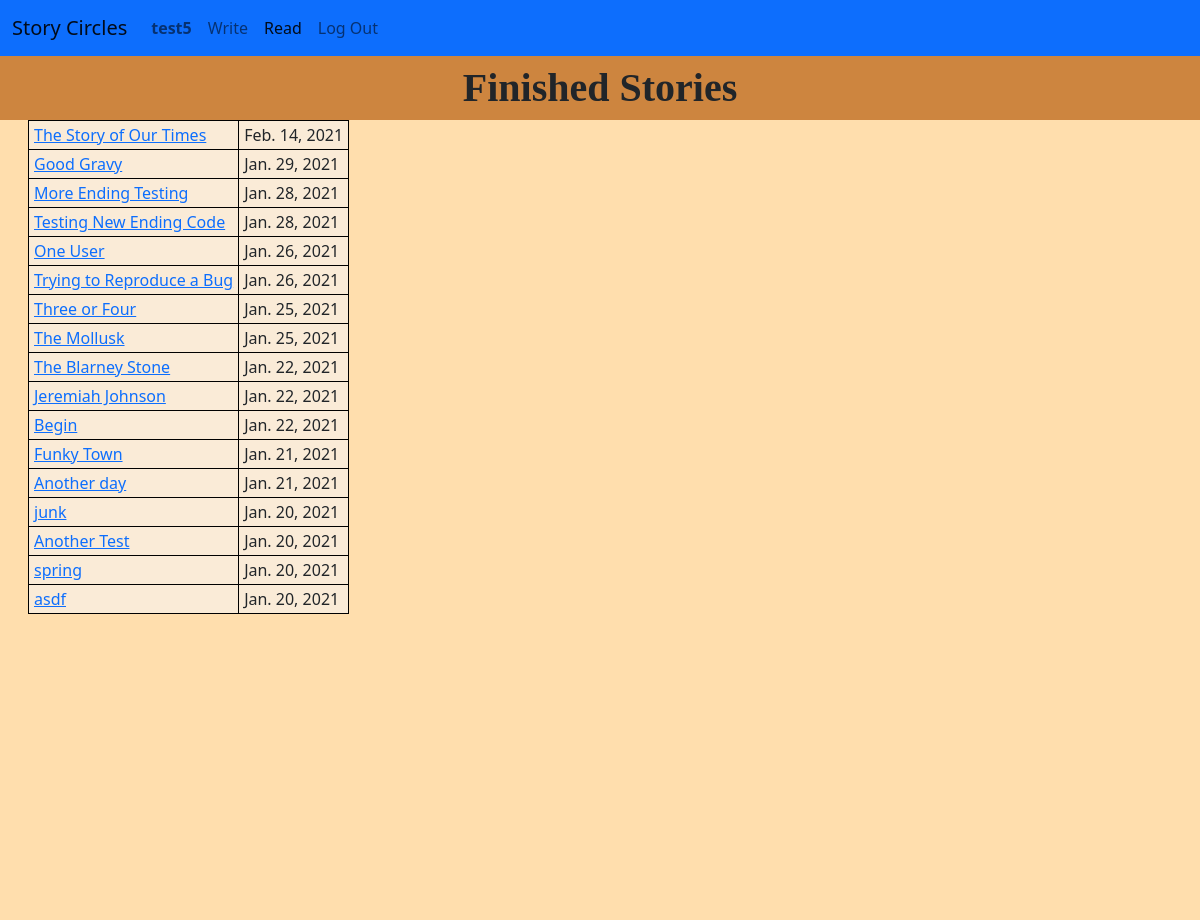
Screenshot of /circle/stories (signed in) with the database file from the repository.
### circle/models.py (models this page shows, shortened)
class User(AbstractUser):
    user_since = models.DateTimeField(blank=False, auto_now_add=True)
    liked_stories = models.ManyToManyField(
        "Story",
        related_name="liked_by",
        blank=True,
    )
    def get_absolute_url(self):
        return reverse('user', args=[self.pk])

class Story(models.Model):
    title = models.TextField(unique=True)
    authors = models.ManyToManyField(
        User,
        related_name="stories",
        blank=True
    )
    text = models.TextField()
    start_time = models.DateTimeField(blank=True, null=True)
    finish_time = models.DateTimeField(blank=True, null=True)
    finished = models.BooleanField(default=False)
    def get_absolute_url(self):
        if self.finished:
            return reverse('finished_story', args = [self.pk])
        else:
            return reverse('circle', args = [self.circle.pk])
    """ Return the text as html with "\n\n" converted to paragraph breaks """

### circle/views.py (the view)
# urls.py: path('stories', views.FinishedStoryListView.as_view(), name='finished_stories'),
class FinishedStoryListView(LoginRequiredMixin, ListView):
    model = Story
    template_name = "circle/finishedstory_list.html"
    queryset = Story.objects.filter(finished=True).order_by('-finish_time')
    context_object_name = 'stories'

### circle/templates/circle/finishedstory_list.html (shortened to what this page needs)
{% extends "circle/layout.html" %}
{% load static %}
{% block fullwidth %}
    <h1 class="page-title">
        Finished Stories
    </h1>
{% endblock %}
{% block body %}
<div class="row h-100">
    <div class="col">
        {% include "circle/include/finished_story_table.html" %}
    </div>
</div>
{% endblock %}

### circle/templates/circle/layout.html (shortened to what this page needs)
{% load static %}
<!DOCTYPE html>
<html lang="en">
    <head>
        <link href="https://cdn.jsdelivr.net/npm/bootstrap@5.0.0-beta1/dist/css/bootstrap.min.css" rel="stylesheet">
        <link href="{% static 'circle/styles.css' %}" rel="stylesheet">
    </head>
    <body>
        <nav class="navbar navbar-expand-md navbar-light bg-primary">
            <div class="container-fluid">
                <a class="navbar-brand" href="{% url 'index' %}">Story Circles</a>
                <div class="collapse navbar-collapse" id="navbarToggle">
                    <ul class="navbar-nav me-auto">
                        {% if user.is_authenticated %}
                        <li class="nav-item">
                            <a class="nav-link" id="current-user-nav" href="{{ user.get_absolute_url }}"><strong>{{ user.username }}</strong></a>
                        </li>
                        <li class="nav-item">
                            <a class="nav-link" id="write-nav" href="{% url 'index' %}">Write</a>
                        </li>
                        <li class="nav-item">
                            <a class="nav-link" id="read-nav" href="{% url 'finished_stories' %}">Read</a>
                        </li>
                        <li class="nav-item">
                            <a class="nav-link" href="{% url 'logout' %}">Log Out</a>
                        </li>
                        {% endif %}
                    </ul>
                </div>
            </div>
        </nav>
            {% block fullwidth %}
            {% endblock %}
            <div id="content-container" class="content-container container-xxl h-100">
                {% block body %}
                {% endblock %}
            </div>
    </body>
</html>

### circle/templates/circle/include/finished_story_table.html
<table class="finished-story-table">
    {% for story in stories %}
    <tr>
        <td class="finished-story-title">
            <a href="{{ story.get_absolute_url }}">{{ story.title }}</a>
        </td>
        <td class="finished-story-date">
            {{ story.finish_time.date }}
        </td>
    </tr>
    {% endfor %}
</table>

### circle/static/circle/styles.css (style rules this page uses)
html, body { height: 100%; }
body { background-color: BurlyWood; }
#content-container { background-color: NavajoWhite; }
h1 { margin-top: 0.5rem; text-align: center; font-weight: bold; font-family: "Times New Roman", serif; }
.page-title { background-color: Peru; margin: 0; padding: 0.5rem; }
table { background-color: AntiqueWhite; border-collapse: collapse; margin-left: 1rem; }
table, th, td { border: 1px solid black; padding: 2px 5px; }

### rows the page displays
User: username "test5"
Story: title "The Story of Our Times", finish_time "Feb. 14, 2021"
Story: title "Good Gravy", finish_time "Jan. 29, 2021"
Story: title "More Ending Testing", finish_time "Jan. 28, 2021"
Story: title "Testing New Ending Code", finish_time "Jan. 28, 2021"
Story: title "One User", finish_time "Jan. 26, 2021"
Story: title "Trying to Reproduce a Bug", finish_time "Jan. 26, 2021"
Story: title "Three or Four", finish_time "Jan. 25, 2021"
Story: title "The Mollusk", finish_time "Jan. 25, 2021"
Story: title "The Blarney Stone", finish_time "Jan. 22, 2021"
Story: title "Jeremiah Johnson", finish_time "Jan. 22, 2021"
Story: title "Begin", finish_time "Jan. 22, 2021"
Story: title "Funky Town", finish_time "Jan. 21, 2021"
Story: title "Another day", finish_time "Jan. 21, 2021"
Story: title "junk", finish_time "Jan. 20, 2021"
Story: title "Another Test", finish_time "Jan. 20, 2021"
Story: title "spring", finish_time "Jan. 20, 2021"
Story: title "asdf", finish_time "Jan. 20, 2021"
